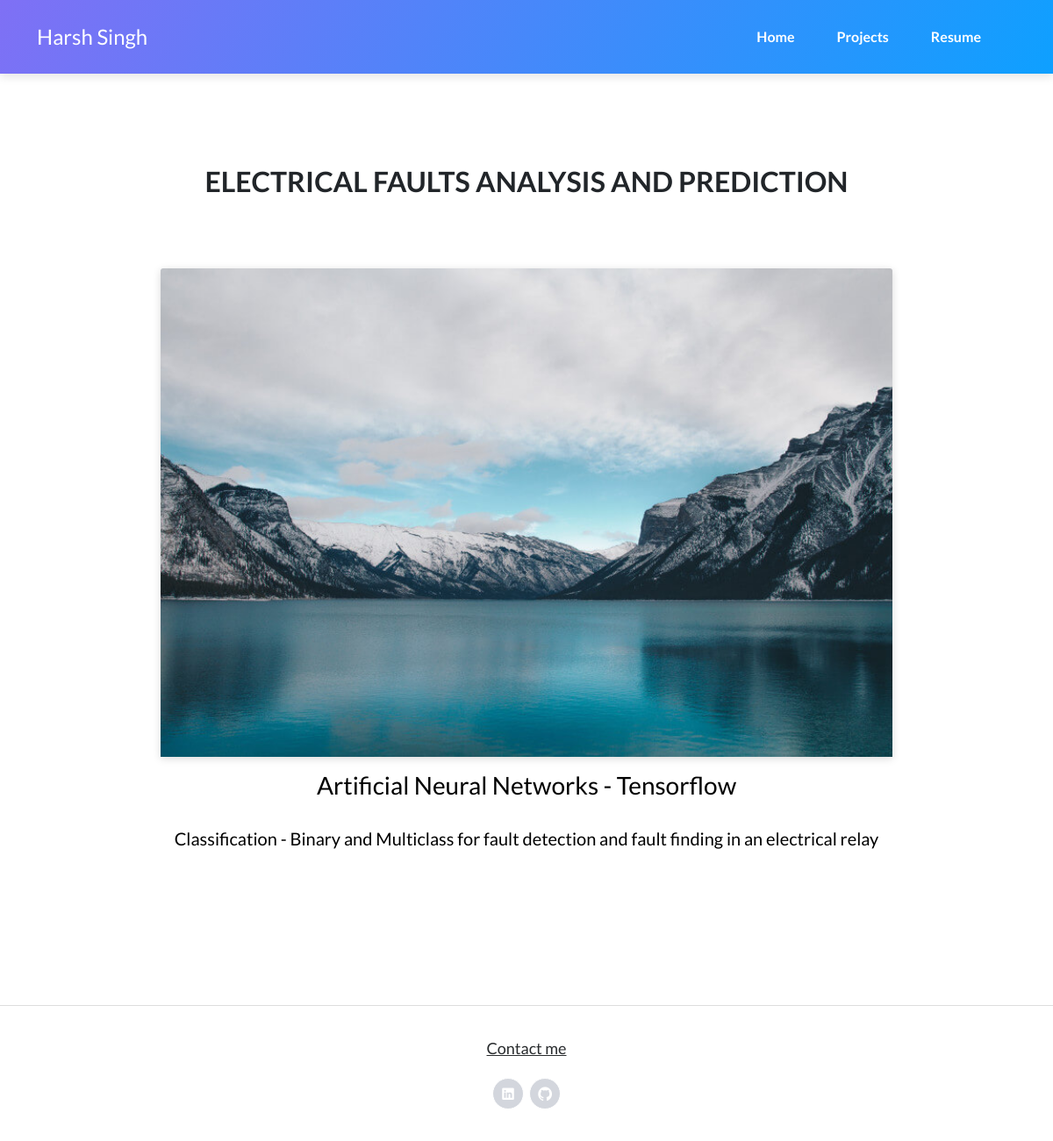
/projects/1, run on the app's committed database.
### home/models.py (models this page shows, shortened)
class Project(models.Model):
    name = models.CharField(max_length=100)
    techStack = models.CharField(max_length=100)
    description = models.TextField(max_length=400)
    link = models.CharField(max_length=100)
    img = models.ImageField(upload_to = 'project_images', default='image4.jpg')
    updatedAt = models.DateTimeField(auto_now=True)
    createdAt = models.DateTimeField(auto_now_add=True)
    class Meta:
        verbose_name_plural = "Projects"

### home/views.py (the view)
# urls.py: path('projects/<int:project_id>', views.project_specific, name='spec_projects'),
def project_specific(request, project_id):
    try:
        data = Project.objects.get(pk=project_id)
    except:
        messages.warning(request, 'No Project for this ID')
        return redirect('projects')
    context = {'project':data, 'media_url': settings.MEDIA_URL}
    return render(request, 'project.html', context)

### templates/project.html (shortened to what this page needs)
{% extends 'common/base.html' %}
{% block body %}
{% load static %}
<main class="page projects-page">
    <section class="portfolio-block projects-cards">
        <div class="container">
            <div class="heading">
                <h2>{{project.name}}</h2>
            </div>
            <div class="row">
                <div class="d-flex justify-content-center">
                    <div class="card border-0"><a href="{{project.link}}", target="_blank"><img class="card-img-top scale-on-hover" src="{{media_url}}{{ project.img}}" alt="Card Image"></a>
                        <div class="card-body">
                            <h3 style="color: black;">{{project.techStack}}</h3> </br>
                            <h5 style="color: black;">{{project.description}}</h5> </br>
                        </div>
                    </div>
                </div>
            </div>
        </div>
    </section>
</main>
{% endblock body %}

### data on the page
Project: name "ELECTRICAL FAULTS ANALYSIS AND PREDICTION", img (picture), techStack "Artificial Neural Networks - Tensorflow", description "Classification - Binary and Multiclass for fault detection and fault finding in an electrical relay"
